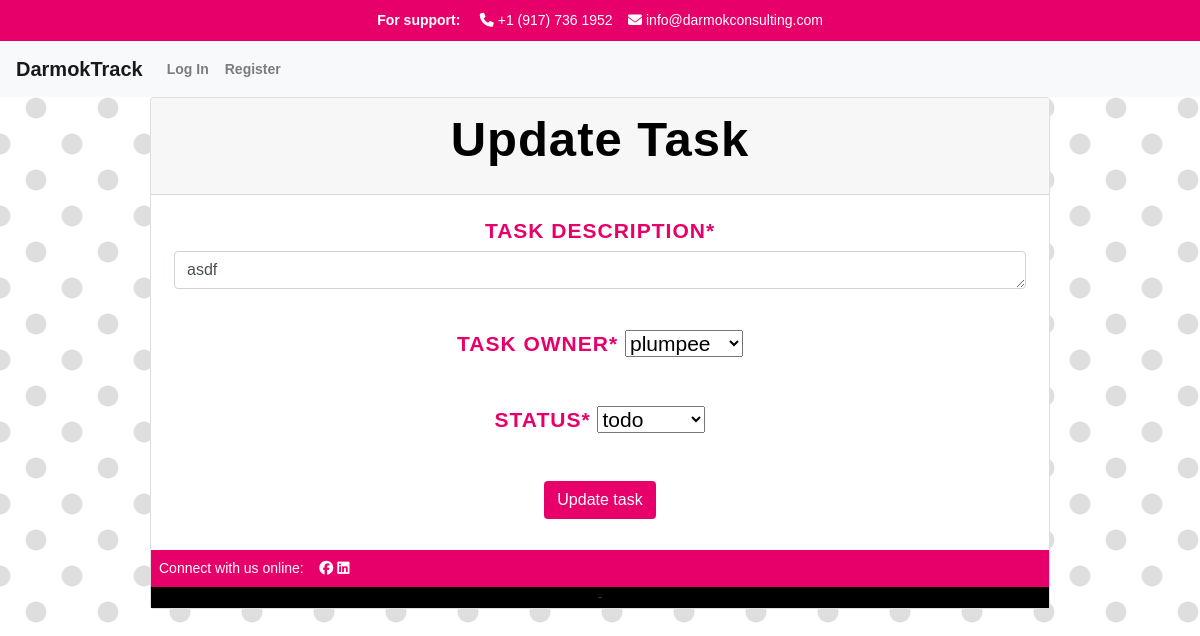
The app's page /track/update_task/12 with its own data.
### apps/track/models.py (models this page shows, shortened)
class ProjectTask(models.Model):
    TODO = 'todo'
    COMPLETE = 'complete'
    CANCELED = 'canceled'
    CHOICES_STATUS = {
        (TODO, 'todo'),
        (COMPLETE, 'complete'),
        (CANCELED, 'canceled'),
    }
    project = models.ForeignKey(Project, related_name='tasks', on_delete=models.CASCADE)
    description = models.CharField('Task Description', max_length=250)
    task_owner = models.ForeignKey(User, related_name='task_owner', on_delete=models.CASCADE)
    created = models.DateTimeField(auto_now_add=True)
    status = models.CharField(max_length=25, choices=CHOICES_STATUS, default=TODO)
    due_date = models.DateTimeField(default=default_future)
    class Meta:
        ordering = ['due_date']

### apps/track/views.py (the view)
# urls.py: path('track/update_task/<int:pk>', views.update_task, name='update_task'),
def update_task(request, pk):
    task = ProjectTask.objects.get(pk=pk)
    if request.method == 'POST':
        form = UpdateTaskForm(request.POST, instance=task)
        if form.is_valid():
            form.save()
            return redirect('projects')
    else:
        form = UpdateTaskForm(instance=task)
    return render(request, 'track/update_task.html', {'form': form})

### apps/track/forms.py
class UpdateTaskForm(forms.ModelForm):
    class Meta:
        model = ProjectTask
        fields = ('description', 'task_owner', 'status',)
        widgets = {
            'description': forms.Textarea(attrs={'rows': 1}),
        }

### apps/track/models.py (called while the page is built)
    def __str__(self):
        return self.username

### apps/track/templates/track/update_task.html (shortened to what this page needs)
{% extends "track/layout.html" %}
{% load static %}
{% block body %}
{% load crispy_forms_tags %}
<div class="card w-75">
    <div class="card-header" id="headingOne">
        <h1>Update Task</h1>
    </div>
    <div class="card-body">
        <h3>
<form method="post">
    {{ form.description|as_crispy_field }}
    <br>
    {{ form.task_owner|as_crispy_field }}
    <br>
    {{ form.status|as_crispy_field }}
    <br>
    <button class="btn btn-darmok" type="submit">Update task</button>
</form>
</h3>
{% endblock %}

### apps/track/static/styles.css (style rules this page uses)
body { font-family: Helvetica, Arial, Lucida, sans-serif; font-size: 14px; color: #666; background-image: radial-gradient(rgb(222, 222, 222) 19.2%, transparent 21.6%), radial-gradient(rgb(222, 222, 222) 19.2%, transparent 21.6%); background-position: 0px 0px, 36px 36px; background-size: 72px 72px; background-color: rgb(255, 255, 255); }
h1 { font-family: 'Fjalla One', Arial, Helvetica, sans-serif; font-weight: 700; font-size: 3.5em; letter-spacing: 1px; color: #000; padding-bottom: 5px; text-align: center; }
h3 { font-family: 'Fjalla One', Helvetica, Arial, Lucida, sans-serif; font-size: 1.5em; font-weight: 700; text-transform: uppercase; color: #e7006a; letter-spacing: 1px; text-align: center; padding: 3px; }
.btn-darmok { color: white !important; background-color: #e7006a !important; }
.card { margin: 0 auto; float: none; margin-bottom: 10px; }
.card-header { background-color: #f7f7f7; }

### records on screen
ProjectTask: description "asdf", task_owner "plumpee", status "todo"
